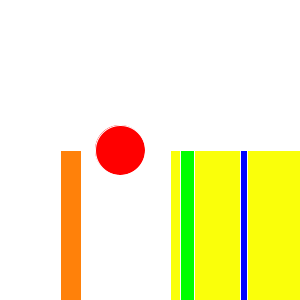
Frame 1 (no input)
Frame 60 (the mouse pressed at the canvas centre just before this capture): identical to frame 1, image omitted
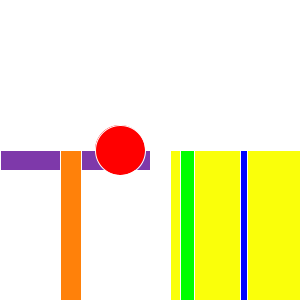
Frame 120 (the mouse held since frame 60 and released just before this capture)

The Processing sketch that drew these frames (run headless with seeded random() and noise(); from frame 60 on, the mouse is pressed at the canvas centre):

// Processing sketch: processing_18562
// ── processing_18562.pde


//purple
void setup(){
  size(300,300) ;

}

float x = 120 ;

//purple figure
void draw () {
    background (255) ;
    smooth ();
     stroke (255) ;
  fill (126,57,170) ;
  rect (0,height/2,mouseX,20) ;

//red circle
fill (255,0,0) ;
ellipse (x,height/2,50,50) ;

//yellow shape x+50
fill (250,255,10) ;
rect (x+50,height/2,x+55,height/2);

//blue shape x*2
fill (0,0,255) ;
rect (x*2,height/2,7,x*2) ;

//green shape
fill (0,255,0) ;
rect (width-x,height/2,14,height/2) ;

//orange shape
fill (255,129,10) ;
rect (x/2,height/2,21,height/2) ;
}
